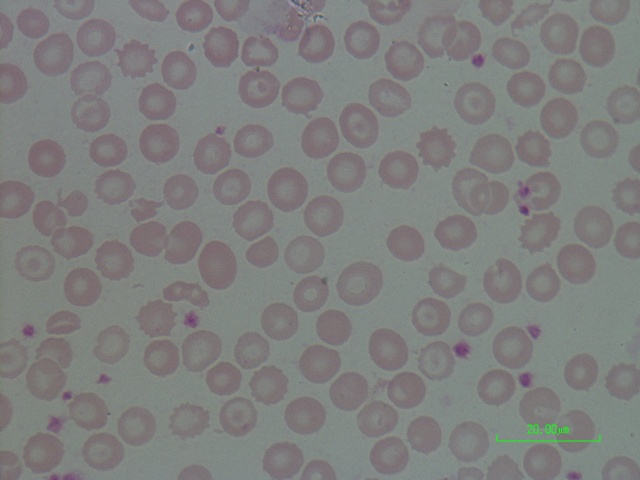
#> input picture 151.jpg, 640 x 480 px
$ jupyter execute --allow-errors CLUSTER.ipynb
#> lines starting #> are read from the running program, lines starting #| are printed output that depends on the picture; after the words box and inside, x2 and y2 are one past the last pixel; in counts of white or black regions, pixels touching at a corner belong together; long printed decimals are rounded
[cell 1]
import cv2
import numpy as np


image = cv2.imread('151.jpg')
#> image is the input picture: shape (480, 640, 3); mean B, G, R 126.3, 127.2, 127


gray = cv2.cvtColor(image, cv2.COLOR_BGR2GRAY)


edges = cv2.Canny(gray, 30, 100)
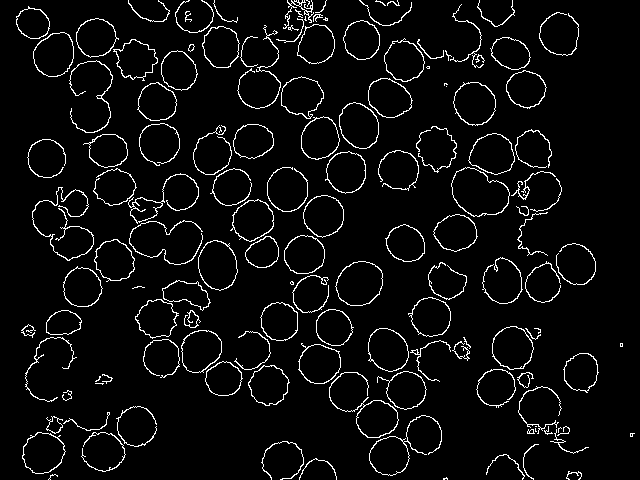
#> edges: shape (480, 640); 5% white in thin lines or dots

filled_edges = edges.copy()
contours, _ = cv2.findContours(filled_edges, cv2.RETR_EXTERNAL, cv2.CHAIN_APPROX_SIMPLE)
#> contours = 140 contours, 49 with area under 20; largest, box (x1, y1, x2, y2) and area: (451, 167, 510, 217) 2022, (335, 261, 383, 306) 1610, (198, 240, 238, 291) 1494, (339, 102, 379, 149) 1392, (453, 82, 496, 126) 1390
cv2.drawContours(filled_edges, contours, -1, 255, thickness=cv2.FILLED)
#> filled_edges: shape (480, 640); 22.7% white; 140 white regions (22 under 20 px), largest, box (x1, y1, x2, y2) and area: (451, 167, 510, 217) 2102, (335, 261, 383, 306) 1677, (198, 240, 238, 291) 1561


kernel = np.ones((3,3), np.uint8)
sure_bg = cv2.dilate(filled_edges, kernel, iterations=3)
#> sure_bg: shape (480, 640); 44.4% white; 19 white regions, largest, box (x1, y1, x2, y2) and area: (13, 0, 550, 479) 99337, (375, 123, 599, 307) 14987, (473, 323, 592, 457) 5572
dist_transform = cv2.distanceTransform(filled_edges, cv2.DIST_L2, 5)
ret, sure_fg = cv2.threshold(dist_transform, 0.7*dist_transform.max(), 255, 0)
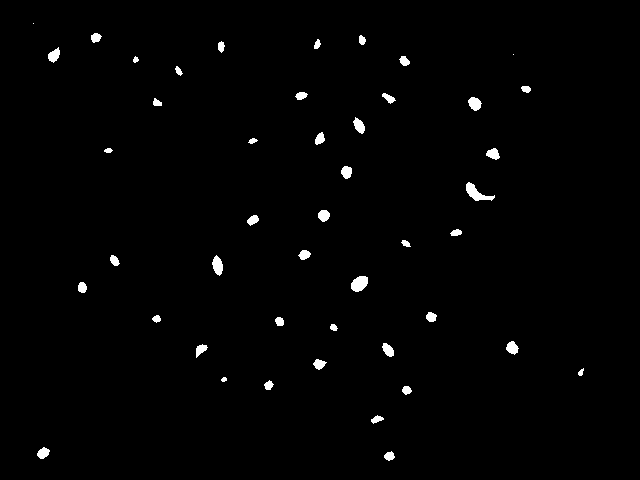
#> sure_fg: shape (480, 640) float32; 1.2% white; 46 white regions (2 under 20 px), largest, box (x1, y1, x2, y2) and area: (466, 182, 495, 201) 233, (351, 276, 368, 292) 205, (212, 255, 223, 276) 154
#> ret = 14.82
sure_fg = np.uint8(sure_fg)
unknown = cv2.subtract(sure_bg, sure_fg)
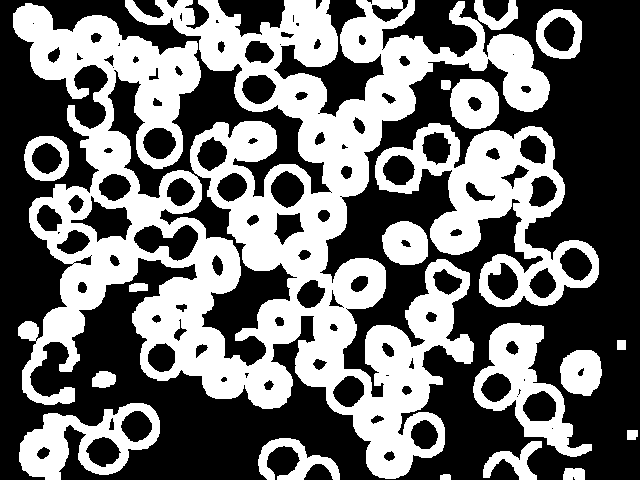
#> unknown: shape (480, 640); 43.3% white; 19 white regions, largest, box (x1, y1, x2, y2) and area: (13, 0, 550, 479) 96561, (375, 123, 599, 307) 14582, (473, 323, 592, 457) 5453
ret, markers = cv2.connectedComponents(sure_fg)
#> markers: shape (480, 640) int32; 47 distinct labels, from 0 to 46
#> ret = 47
markers = markers + 1
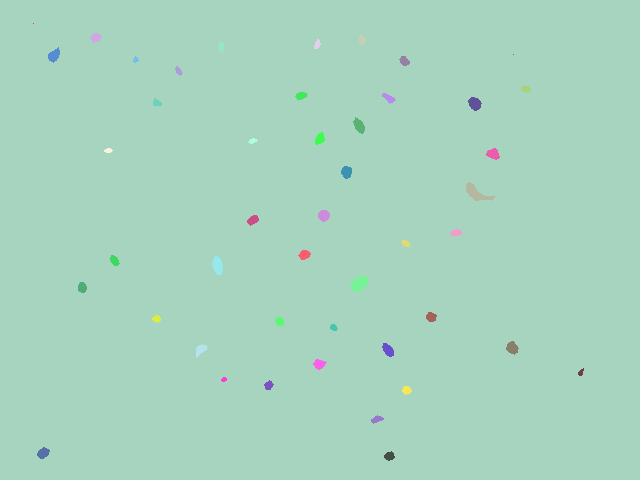
#> markers: shape (480, 640) int32; 47 distinct labels, from 1 to 47; one colour per label, 0 black
markers[unknown==255] = 0
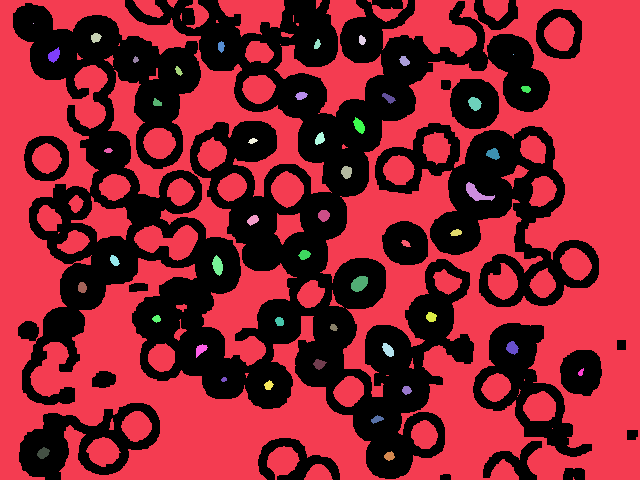
#> markers: shape (480, 640) int32; 48 distinct labels, from 0 to 47; one colour per label, 0 black
markers = cv2.watershed(image, markers)
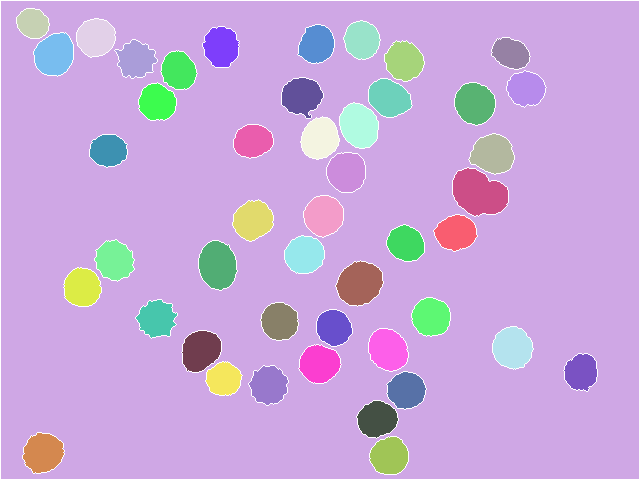
#> markers: shape (480, 640) int32; 48 distinct labels, from -1 to 47; one colour per label, 0 black, -1 white
image[markers == -1] = [0,0,255]
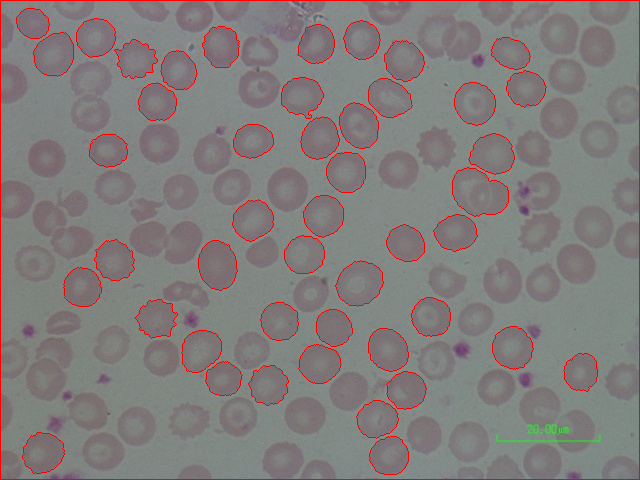
#> image: shape (480, 640, 3); 2.43% of pixels changed, all inside (x1, y1, x2, y2) = (0, 0, 640, 480)


circles = cv2.HoughCircles(gray, cv2.HOUGH_GRADIENT, dp=1, minDist=50, param1=100, param2=30, minRadius=10, maxRadius=100)
#> circles = [[159.5, 142.5, 20.4], [257.5, 88.5, 19.4], [315.5, 43.5, 19.4], [406.5, 390.5, 19.1], [230.5, 185.5, 19.4], [345.5, 171.5, 20.2], [193.5, 14.5, 18.1], [317.5, 363.5, 19.6], [286.5, 191.5, 19.9], [80.5, 286.5, 18.8], [356.5, 120.5, 17.2], [215.5, 260.5, 19.6]]

if circles is not None:
    circles = np.round(circles[0, :]).astype("int")
#> circles = [[160, 142, 20], [258, 88, 19], [316, 44, 19], [406, 390, 19], [230, 186, 19], [346, 172, 20], [194, 14, 18], [318, 364, 20], [286, 192, 20], [80, 286, 19], [356, 120, 17], [216, 260, 20]]
    for (x, y, r) in circles:

        cv2.circle(image, (x, y), r, (0, 255, 0), 4)
        cv2.rectangle(image, (x - 5, y - 5), (x + 5, y + 5), (0, 128, 255), -1)


        area = np.pi * r**2
        perimeter = 2 * np.pi * r


        circularity = 4 * np.pi * area / perimeter**2


        print(f"Area: {area}, Perimeter: {perimeter}, Circularity: {circularity}")
#> this loop made 12 passes
#> (x, y, r, area, perimeter) on passes 1 to 12: (160, 142, 20, 1256.6, 125.7), (258, 88, 19, 1134.1, 119.4), (316, 44, 19, 1134.1, 119.4), (406, 390, 19, 1134.1, 119.4), (230, 186, 19, 1134.1, 119.4), (346, 172, 20, 1256.6, 125.7), (194, 14, 18, 1017.9, 113.1), (318, 364, 20, 1256.6, 125.7), (286, 192, 20, 1256.6, 125.7), (80, 286, 19, 1134.1, 119.4), (356, 120, 17, 907.9, 106.8), (216, 260, 20, 1256.6, 125.7)
#| Area: 1256.637, Perimeter: 125.664, Circularity: 1.0
#| Area: 1134.115, Perimeter: 119.381, Circularity: 1.0
#| Area: 1134.115, Perimeter: 119.381, Circularity: 1.0
#| Area: 1134.115, Perimeter: 119.381, Circularity: 1.0
#| Area: 1134.115, Perimeter: 119.381, Circularity: 1.0
#| Area: 1256.637, Perimeter: 125.664, Circularity: 1.0
#| Area: 1017.876, Perimeter: 113.097, Circularity: 1.0
#| Area: 1256.637, Perimeter: 125.664, Circularity: 1.0
#> (further printed lines are left out)
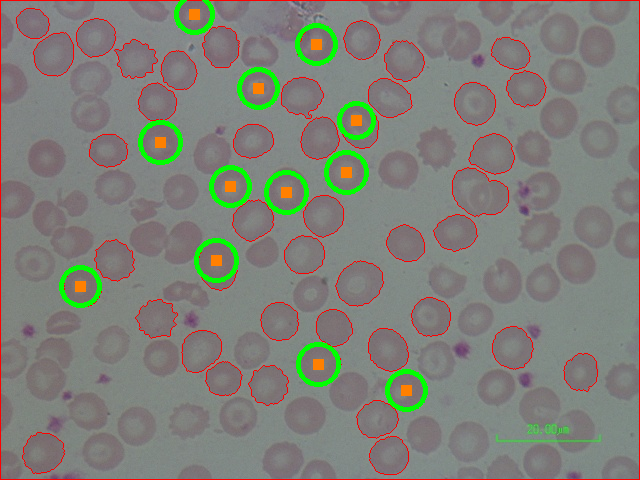
#> image: shape (480, 640, 3); 2.76% of pixels changed, all inside (x1, y1, x2, y2) = (59, 0, 428, 412)


#> (the rest of this cell did not finish here and is left out)

[cell 2]
import cv2
import numpy as np


## Apprac 11

# Read the input image
image = cv2.imread('151.jpg')

# Convert the image to grayscale
gray = cv2.cvtColor(image, cv2.COLOR_BGR2GRAY)

# Perform Canny edge detection
edges = cv2.Canny(gray, 30, 75)
#> edges: shape (480, 640); 6.3% white in thin lines or dots

# Fill the holes in the edges
filled_edges = edges.copy()
contours, _ = cv2.findContours(filled_edges, cv2.RETR_EXTERNAL, cv2.CHAIN_APPROX_SIMPLE)
#> contours = 220 contours, 112 with area under 20; largest, box (x1, y1, x2, y2) and area: (451, 167, 510, 217) 2022, (335, 261, 383, 306) 1610, (198, 240, 238, 291) 1494, (339, 102, 379, 149) 1392, (453, 82, 496, 126) 1390
cv2.drawContours(filled_edges, contours, -1, 255, thickness=cv2.FILLED)
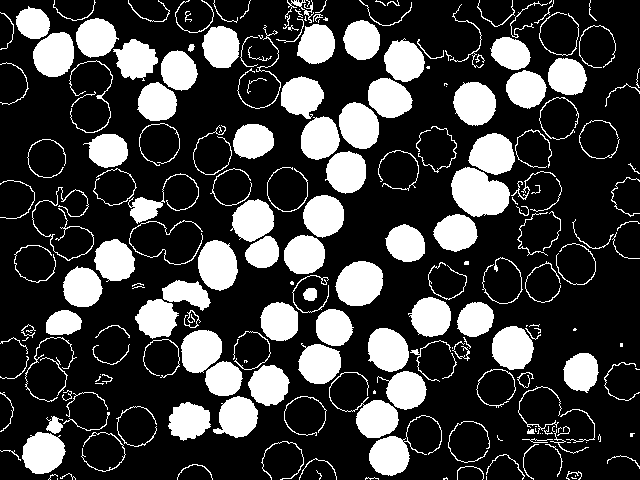
#> filled_edges: shape (480, 640); 25.3% white; 220 white regions (53 under 20 px), largest, box (x1, y1, x2, y2) and area: (451, 167, 510, 217) 2102, (335, 261, 383, 306) 1677, (198, 240, 238, 291) 1561

# [14 lines of commented-out code are left out]
circles = cv2.HoughCircles(gray, cv2.HOUGH_GRADIENT, dp=1, minDist=30, param1=50, param2=30, minRadius=10, maxRadius=45)
#> circles = 19 rows, first 8: [474.5, 102.5, 20.7], [303.5, 254.5, 18.8], [314.5, 42.5, 19.9], [258.5, 88.5, 19.4], [406.5, 387.5, 21], [430.5, 315.5, 19.6], [362.5, 39.5, 18.8], [350.5, 388.5, 17.4]

if circles is not None:
    circles = np.round(circles[0, :]).astype("int")
#> circles = 19 rows, first 8: [474, 102, 21], [304, 254, 19], [314, 42, 20], [258, 88, 19], [406, 388, 21], [430, 316, 20], [362, 40, 19], [350, 388, 17]
    for (x, y, r) in circles:
        # Draw circle
        cv2.circle(image, (x, y), r, (0, 255, 0), 4)
        cv2.rectangle(image, (x - 5, y - 5), (x + 5, y + 5), (0, 128, 255), -1)
#> this loop made 19 passes
#> (x, y, r) on passes 1 to 12: (474, 102, 21), (304, 254, 19), (314, 42, 20), (258, 88, 19), (406, 388, 21), (430, 316, 20), (362, 40, 19), (350, 388, 17), (574, 262, 19), (538, 410, 23), (234, 186, 16), (92, 114, 17)
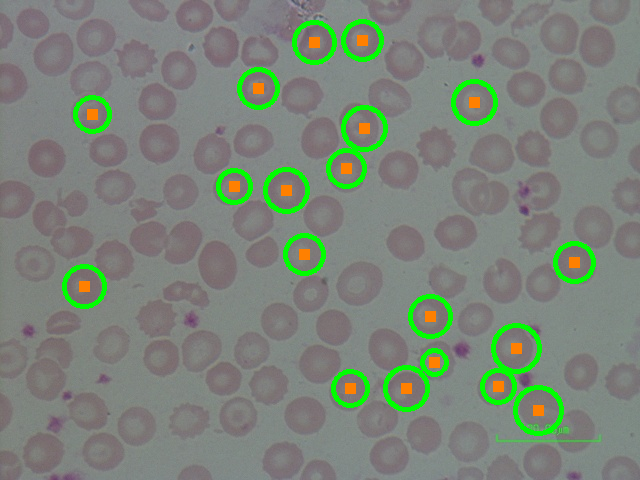
#> image: shape (480, 640, 3); 4.45% of pixels changed, all inside (x1, y1, x2, y2) = (62, 19, 596, 436)

# Display the final image
cv2.imshow("Final Image", image)
cv2.waitKey(0)
cv2.destroyAllWindows()
